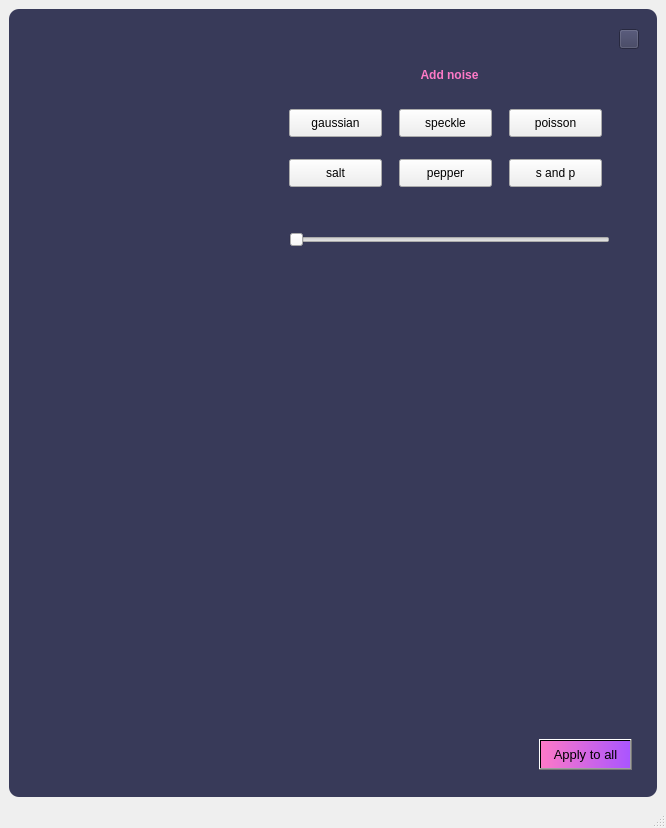
<?xml version="1.0" encoding="UTF-8"?>
<ui version="4.0">
 <class>NoiseWindow</class>
 <widget class="QMainWindow" name="NoiseWindow">
  <property name="geometry">
   <rect>
    <x>0</x>
    <y>0</y>
    <width>666</width>
    <height>828</height>
   </rect>
  </property>
  <property name="windowTitle">
   <string>MainWindow</string>
  </property>
  <widget class="QWidget" name="centralwidget">
   <layout class="QVBoxLayout" name="verticalLayout">
    <item>
     <widget class="QFrame" name="frame">
      <property name="font">
       <font>
        <weight>75</weight>
        <bold>true</bold>
       </font>
      </property>
      <property name="styleSheet">
       <string notr="true">QFrame {
	background-color: rgb(56,58,89);
	color:rgb(220,220,220);
	border-radius : 10px;
}</string>
      </property>
      <property name="frameShape">
       <enum>QFrame::StyledPanel</enum>
      </property>
      <property name="frameShadow">
       <enum>QFrame::Raised</enum>
      </property>
      <widget class="QLabel" name="label_original_image">
       <property name="geometry">
        <rect>
         <x>20</x>
         <y>10</y>
         <width>241</width>
         <height>201</height>
        </rect>
       </property>
       <property name="text">
        <string/>
       </property>
       <property name="pixmap">
        <pixmap>1.jpeg</pixmap>
       </property>
      </widget>
      <widget class="QLabel" name="label_desqription">
       <property name="geometry">
        <rect>
         <x>290</x>
         <y>40</y>
         <width>301</width>
         <height>51</height>
        </rect>
       </property>
       <property name="font">
        <font>
         <pointsize>9</pointsize>
         <weight>75</weight>
         <bold>true</bold>
        </font>
       </property>
       <property name="styleSheet">
        <string notr="true">color:rgb(254,121,199);</string>
       </property>
       <property name="text">
        <string>Add noise</string>
       </property>
       <property name="textFormat">
        <enum>Qt::PlainText</enum>
       </property>
       <property name="alignment">
        <set>Qt::AlignCenter</set>
       </property>
      </widget>
      <widget class="QLabel" name="label">
       <property name="geometry">
        <rect>
         <x>20</x>
         <y>240</y>
         <width>601</width>
         <height>511</height>
        </rect>
       </property>
       <property name="text">
        <string/>
       </property>
       <property name="pixmap">
        <pixmap>2.jpg</pixmap>
       </property>
      </widget>
      <widget class="QSlider" name="horizontalSlider">
       <property name="geometry">
        <rect>
         <x>280</x>
         <y>220</y>
         <width>321</width>
         <height>22</height>
        </rect>
       </property>
       <property name="minimum">
        <number>0</number>
       </property>
       <property name="maximum">
        <number>100</number>
       </property>
       <property name="pageStep">
        <number>15</number>
       </property>
       <property name="value">
        <number>0</number>
       </property>
       <property name="sliderPosition">
        <number>0</number>
       </property>
       <property name="orientation">
        <enum>Qt::Horizontal</enum>
       </property>
      </widget>
      <widget class="QPushButton" name="pushButton">
       <property name="geometry">
        <rect>
         <x>280</x>
         <y>100</y>
         <width>93</width>
         <height>28</height>
        </rect>
       </property>
       <property name="text">
        <string>gaussian</string>
       </property>
      </widget>
      <widget class="QPushButton" name="pushButton_2">
       <property name="geometry">
        <rect>
         <x>390</x>
         <y>100</y>
         <width>93</width>
         <height>28</height>
        </rect>
       </property>
       <property name="text">
        <string>speckle</string>
       </property>
      </widget>
      <widget class="QPushButton" name="pushButton_3">
       <property name="geometry">
        <rect>
         <x>500</x>
         <y>100</y>
         <width>93</width>
         <height>28</height>
        </rect>
       </property>
       <property name="text">
        <string>poisson</string>
       </property>
      </widget>
      <widget class="QPushButton" name="pushButton_4">
       <property name="geometry">
        <rect>
         <x>280</x>
         <y>150</y>
         <width>93</width>
         <height>28</height>
        </rect>
       </property>
       <property name="text">
        <string>salt</string>
       </property>
      </widget>
      <widget class="QPushButton" name="pushButton_5">
       <property name="geometry">
        <rect>
         <x>390</x>
         <y>150</y>
         <width>93</width>
         <height>28</height>
        </rect>
       </property>
       <property name="text">
        <string>pepper</string>
       </property>
      </widget>
      <widget class="QPushButton" name="pushButton_6">
       <property name="geometry">
        <rect>
         <x>500</x>
         <y>150</y>
         <width>93</width>
         <height>28</height>
        </rect>
       </property>
       <property name="text">
        <string>s and p</string>
       </property>
      </widget>
      <widget class="QPushButton" name="pushButton_7">
       <property name="geometry">
        <rect>
         <x>610</x>
         <y>20</y>
         <width>20</width>
         <height>20</height>
        </rect>
       </property>
       <property name="styleSheet">
        <string notr="true">background-color: rgb(56,58,89);</string>
       </property>
       <property name="text">
        <string/>
       </property>
       <property name="icon">
        <iconset>
         <normaloff>exit2.png</normaloff>exit2.png</iconset>
       </property>
       <property name="iconSize">
        <size>
         <width>20</width>
         <height>20</height>
        </size>
       </property>
      </widget>
      <widget class="QPushButton" name="pushButton_8">
       <property name="geometry">
        <rect>
         <x>530</x>
         <y>730</y>
         <width>93</width>
         <height>31</height>
        </rect>
       </property>
       <property name="font">
        <font>
         <pointsize>10</pointsize>
        </font>
       </property>
       <property name="styleSheet">
        <string notr="true">background-color: qlineargradient(spread:pad, x1:0, y1:0.5, x2:1, y2:0.506, stop:0 rgba(254, 121, 199, 255), stop:1 rgba(170, 85, 255, 255));</string>
       </property>
       <property name="text">
        <string>Apply to all</string>
       </property>
      </widget>
     </widget>
    </item>
   </layout>
  </widget>
  <widget class="QStatusBar" name="statusbar"/>
 </widget>
 <resources/>
 <connections/>
</ui>
